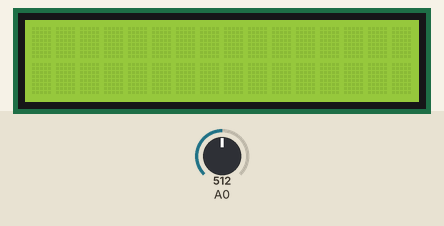
A sketch run on a simulated Arduino Uno, built with avr-gcc and run on an emulated ATmega328P. On the bench: 16×2 character LCD. Inputs (shaded band) come from the test bench; at power-on: A0 = 512.

Above: at 1.2 s.
1.3 s: A0 set to 716
At 2.2 s:
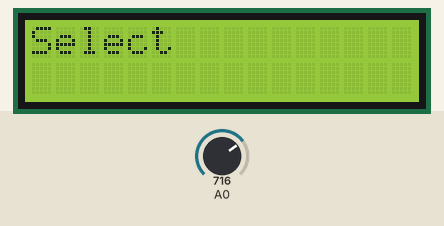
4.3 s: A0 set to 0
At 4.8 s:
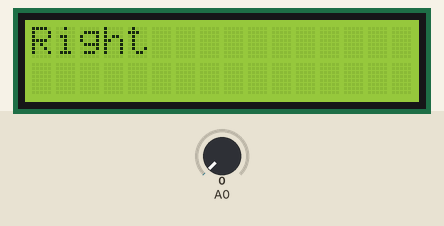
7.3 s: A0 set to 122
At 7.8 s:
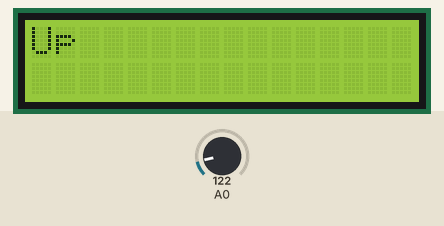
10.3 s: A0 set to 306
At 10.8 s:
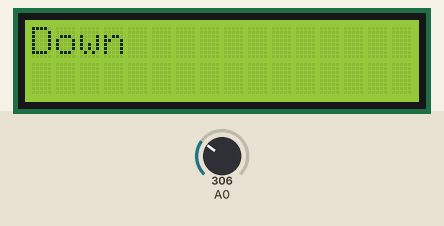
13.3 s: A0 set to 0
At 14.3 s:
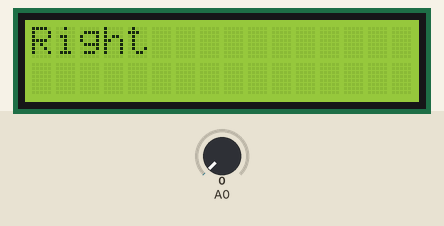
16.3 s: A0 set to 511
Timing chart, 0 to 18.8 s (numbered marks = the images above; inputs shaded):
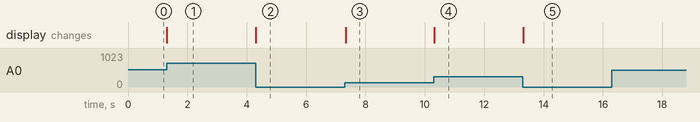

Measured:
- after the input at 1.3 s, the display: changes at once (image 1)
- after the input at 4.3 s, the display: changes at once (image 2)
- after the input at 7.3 s, the display: changes at once (image 3)
- after the input at 10.3 s, the display: changes at once (image 4)
- after the input at 13.3 s, the display: changes at once (image 5)
- after the input at 16.3 s, every drawn part: stays the same

The sketch:

lcd_klok_en_schakelaars.ino
```cpp
/*
  Microprocesor cursus
  Riekus Bennink
  Klok
*/

// include the library code:
#include <LiquidCrystal.h>

#define SELECT_SWITCH 719
#define LEFT_SWITCH 478
#define UP_SWITCH 130
#define DOWN_SWITCH 306
#define RIGHT_SWITCH 0
#define DELTA_VALUE 30


// zie lcd shield data
const int rs = 8, en = 9, d4 = 4, d5 = 5, d6 = 6, d7 = 7;

LiquidCrystal lcd(rs, en, d4, d5, d6, d7);

String extraNul(byte getal) {
  if (getal < 10) {
    return "0" + String(getal);
  } else {
    return String(getal);
  }
}

void lcdMessage(int value) {
  lcd.setCursor(0, 0);
  lcd.print("          ");
  lcd.setCursor(0, 0);
  switch (value) {
    case 0:
      lcd.print("Select");
      break;
    case 1:
      lcd.print("Left");
      break;
    case 2:
      lcd.print("Up");
      break;
    case 3:
      lcd.print("Down");
      break;
    case 4:
      lcd.print("Right");
      break;
  }
}

bool bepaalSchakelaarValue(int value ,int grens){
  int ondergrens = grens - DELTA_VALUE;
  int bovengrens = grens + DELTA_VALUE;
  return value > ondergrens && value < bovengrens;
}

bool welkeSchakelaarIngedrukt(int waardeA0) {
  if (bepaalSchakelaarValue(waardeA0, SELECT_SWITCH)) {
    lcdMessage(0);
    return true;
  } else if (bepaalSchakelaarValue(waardeA0,LEFT_SWITCH)) {
    // Left schakelaar
    lcdMessage(1);
    return true;
  } else if (bepaalSchakelaarValue(waardeA0,UP_SWITCH)) {
    // Up schakelaar
    lcdMessage(2);
    return true;
  } else if (bepaalSchakelaarValue(waardeA0,DOWN_SWITCH)) {
    // Down schakelaar
    lcdMessage(3);
    return true;
  } else if (bepaalSchakelaarValue(waardeA0,RIGHT_SWITCH)) {
    // right schakelaar
    lcdMessage(4);
    return true;
  }
  return false;
}


void setup() {
  // Start Serial
  Serial.begin(9600);
  // set up the LCD's number of columns and rows:
  lcd.begin(16, 2);
}

void loop() {
  if (welkeSchakelaarIngedrukt(analogRead(A0))) {
    // doe wat
  }

}
```
